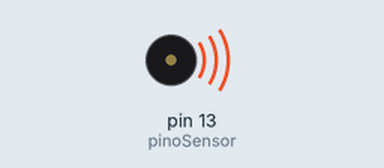
The sketch below on a simulated Arduino Uno, built with avr-gcc and run on an emulated ATmega328P. Shown: buzzer (waves = sounding).

Above: at 0.2 s.
Timing chart, 0 to 10.4 s (numbered marks = the images above):
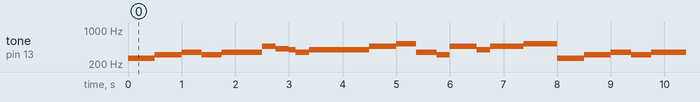

The sketch:

sketch_nov8a.ino
```cpp
/* Sensor Piezo-elétrico
  É um transdutor, ou seja, converte uma forma de energia em outra forma de energia
e faz isso nos dois sentidos.
  Pode ser usado como sensor ou como atuador. Quando recebe um sinal elétrico ele vibra.
Se o sinal for modulado em uma frequencia específica, vai vibrar nessa frequência podendo
inclusive tocar notas musicais(atuador).
  Mas o contrário também é verdade, se sofrer vibração, torção ou impacto ele produz um
sinal elétrico com intensidade proporcional.

vermelho -> pino digital
preto -> gnd

  tone(pino, frequência);
  noTone(pino);
 */

#define pinoSensor 13

#define C4 261
#define CS4 277
#define D4 293
#define DS4 311
#define E4 330
#define F4 349
#define FS4 370
#define G4 392
#define GS4 415
#define A4 440
#define AS4 466
#define B4 493
#define C5 523
#define CS5 554


void setup() {
  pinMode(pinoSensor, OUTPUT);
}

void loop() {

  //Cruel Angel Thesis
  nota(C4, 500);
  nota(DS4, 500);
  nota(F4, 375);
  nota(DS4, 375);
  nota(F4, 250);
  nota(F4, 250);
  nota(F4, 250);
  nota(AS4, 250);
  nota(GS4, 250);
  nota(G4, 125);
  nota(F4, 250);
  nota(G4, 625);

  nota(G4, 500);
  nota(AS4, 500);
  nota(C5, 375);
  nota(F4, 375);
  nota(DS4, 250);
  nota(AS4, 500);
  nota(G4, 250);
  nota(AS4, 250);
  nota(AS4, 375);
  nota(C5, 625);

}

void nota(int frequencia, int tempo){
  tone(pinoSensor, frequencia);
  delay(tempo);
  noTone(pinoSensor);
}
```

Measured:
- by itself, tone on pin 13 (pinoSensor): repeats every 8.0 s: 311 Hz 0.50 s, 349 Hz 0.38 s, 311 Hz 0.38 s, 349 Hz 0.75 s, 466 Hz 0.25 s, 415 Hz 0.25 s, 392 Hz 0.13 s, 349 Hz 0.25 s, 392 Hz 1.1 s, 466 Hz 0.50 s, 523 Hz 0.38 s, 349 Hz 0.38 s, 311 Hz 0.25 s, 466 Hz 0.50 s, 392 Hz 0.25 s, 466 Hz 0.63 s, 523 Hz 0.63 s, 261 Hz 0.50 s
